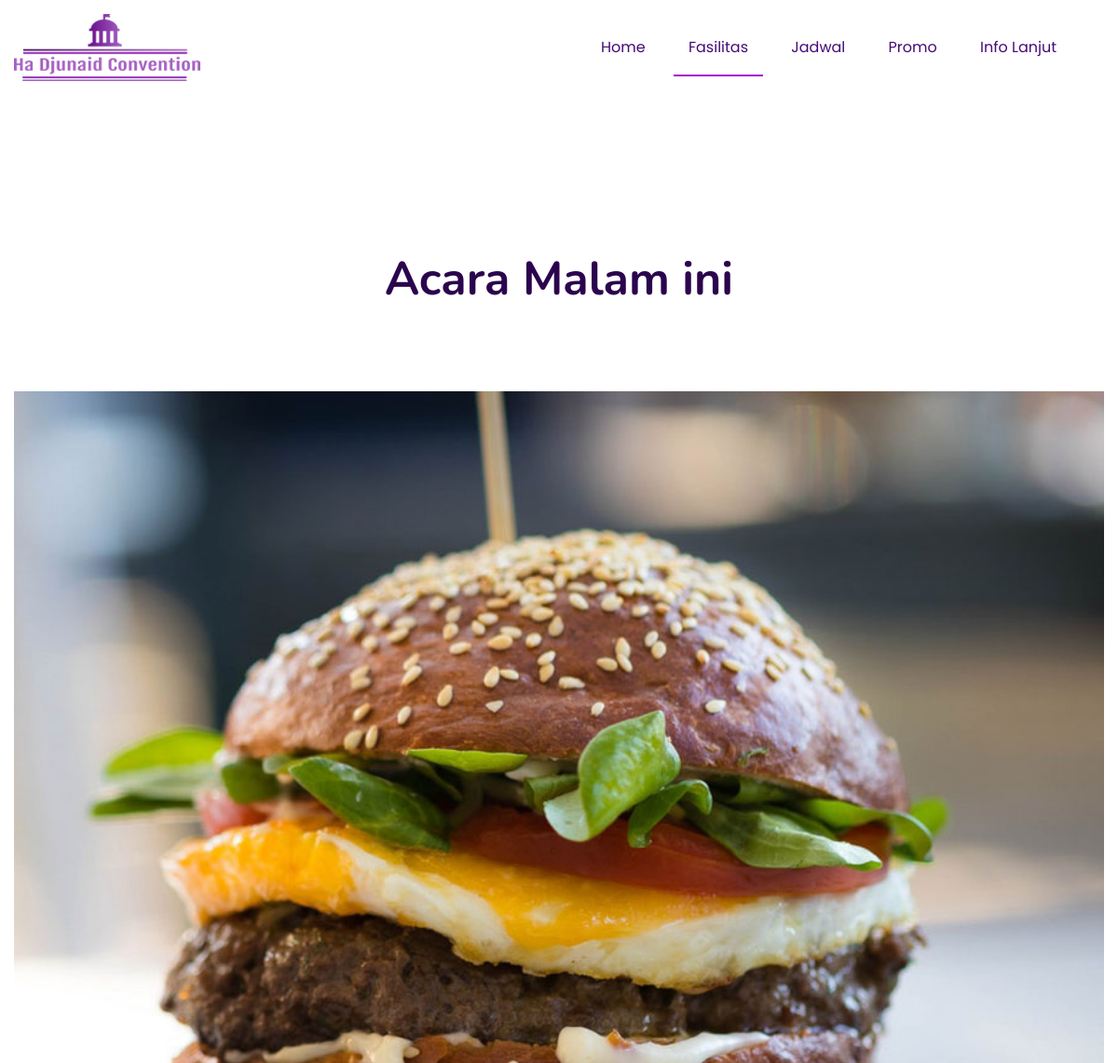
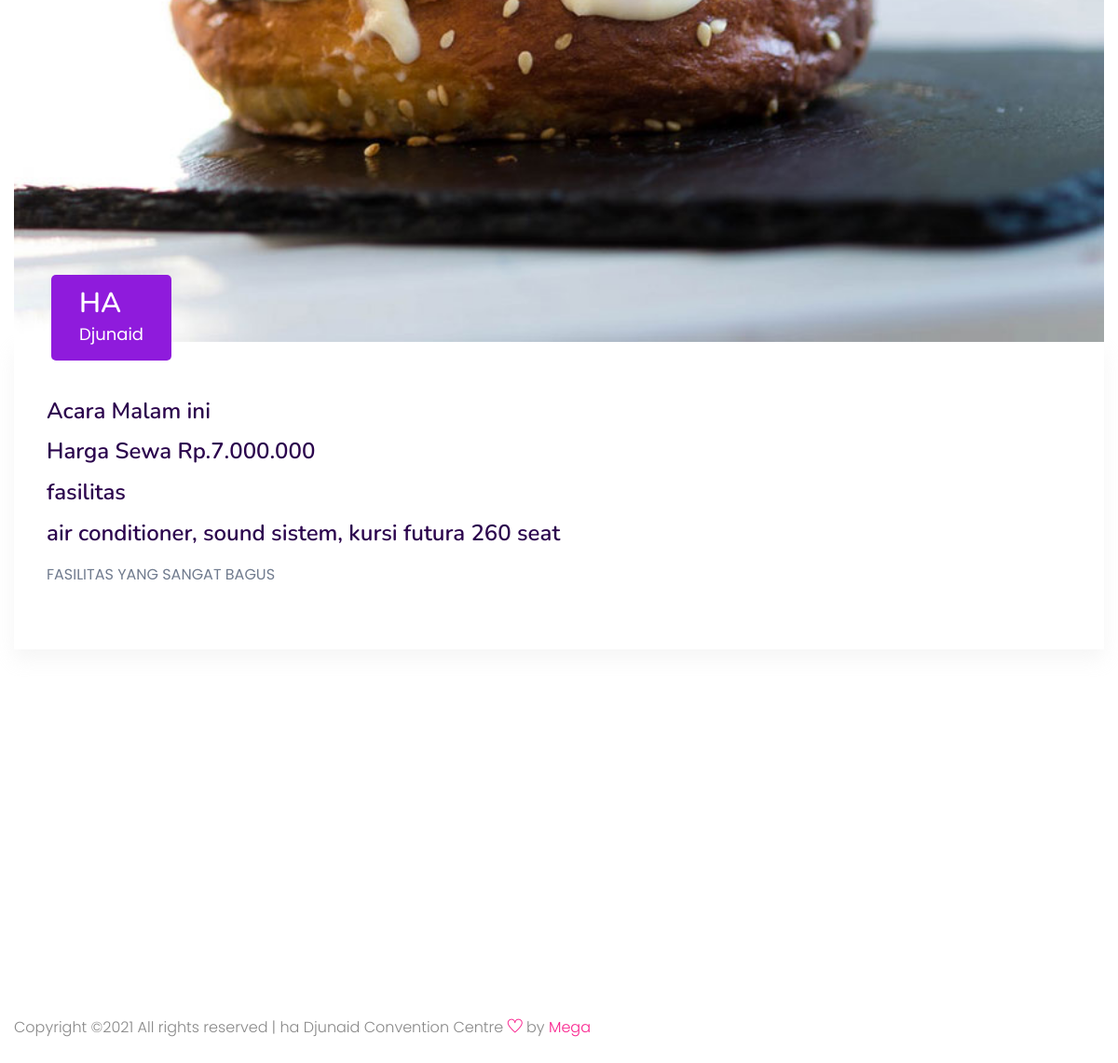
Screenshot of /user/layanan2/1 with the database file from the repository (2 pictures, top to bottom).
### tables this page shows
CREATE TABLE `layanan` (
  `id_layanan` int(11) NOT NULL,
  `nama_layanan` varchar(50) NOT NULL,
  `harga_reservasi` int(11) NOT NULL,
  `fasilitas` text NOT NULL,
  `gambar` varchar(100) NOT NULL,
  `deskripsi` text NOT NULL
);

### application/controllers/User.php (called while the page is built, shortened)
<?php
class User extends CI_Controller {
	public function layanan2($id){
		$data['nav'] ='fasilitas';
		$data['layanan'] = $this->db->query("SELECT * FROM layanan where id_layanan = $id")->row_array();
		$this->load->view('user/template/header',$data);
		$this->load->view('user/fasilitas1');
		$this->load->view('user/template/footer');
	}
}

### index.php (called while the page is built, shortened)
<?php
require_once BASEPATH.'core/CodeIgniter.php';

### application/views/user/fasilitas1.php (the view)
<div class="services-area">
    <div class="container">
        <div class="row d-flex justify-content-center">
            <div class="col-lg-8">
                <div class="section-tittle text-center mb-80">
                    <h2><?php echo $layanan['nama_layanan'] ?></h2>
                </div>
            </div>
        </div>
    </div>
</div>
<section class="blog_area section-paddingr">
    <div class="container">
        <div class="row">
            <div class="col-lg-12 mb-5 mb-lg-0">
                <div class="blog_left_sidebar">
                    <article class="blog_item">
                        <div class="blog_item_img">
                            <img class="card-img rounded-0" src="<?php echo base_url('upload/layanan/'.$layanan['gambar']) ?>" alt="">
                            <a href="#" class="blog_item_date">
                                <h3>HA</h3>
                                <p>Djunaid</p>
                            </a>
                        </div>
                        <div class="blog_details">
                            <a class="d-inline-block">
                                <h2><?php echo $layanan['nama_layanan'] ?></h2>
                                <h2>Harga Sewa Rp.<?php echo number_format($layanan['harga_reservasi'],0,'.','.'); ?></h2>
                                 <h2>fasilitas</h2>
                                  <h2><?php echo $layanan['fasilitas'] ?></h2>
                            </a>
                            <p><?= $layanan['deskripsi'] ?></p>
                        </div>
                    </article>
                </div>
            </div>
        </div>
    </div>
</section>

### rows the page displays
layanan: nama_layanan "Acara Malam ini", gambar (picture), harga_reservasi "7.000.000", fasilitas "air conditioner, sound sistem, kursi futura 260 seat", deskripsi "FASILITAS YANG SANGAT BAGUS"
